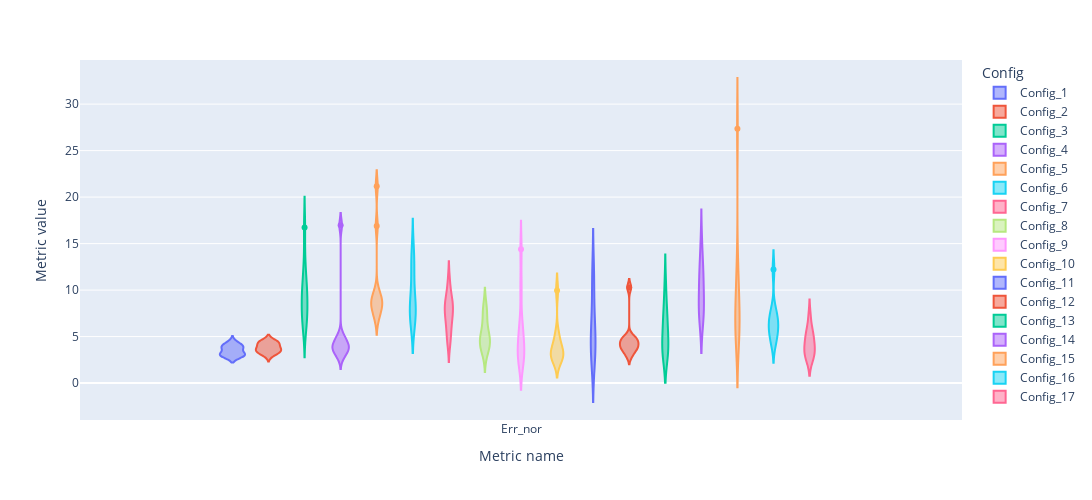

The cell this chart's notebook holds for it:
### Markdown cell above
### All normal

### Code cell
fig = px.violin(nor, y='Metric value', x='Metric name', color='Config', box=False, height=500, width=1200)
fig.show()

### Figure 1 — Plotly figure (JSON) as saved in the notebook; plotly's stock layout.template omitted (floating-point values rounded to 4 significant figures)
{"data": [{"alignmentgroup": "True", "box": {"visible": false}, "hovertemplate": "Config=Config_1<br>Metric name=%{x}<br>Metric value=%{y}<extra></extra>", "legendgroup": "Config_1", "marker": {"color": "#636efa"}, "name": "Config_1", "offsetgroup": "Config_1", "orientation": "v", "scalegroup": "True", "showlegend": true, "type": "violin", "x": ["Err_nor", "Err_nor", "Err_nor", "Err_nor", "Err_nor", "Err_nor", "Err_nor", "Err_nor", "Err_nor", "Err_nor"], "x0": " ", "xaxis": "x", "y": [3.763, 4.097, 3.846, 2.926, 3.01, 4.348, 3.177, 3.846, 3.01, 3.01], "y0": " ", "yaxis": "y"}, {"alignmentgroup": "True", "box": {"visible": false}, "hovertemplate": "Config=Config_2<br>Metric name=%{x}<br>Metric value=%{y}<extra></extra>", "legendgroup": "Config_2", "marker": {"color": "#EF553B"}, "name": "Config_2", "offsetgroup": "Config_2", "orientation": "v", "scalegroup": "True", "showlegend": true, "type": "violin", "x": ["Err_nor", "Err_nor", "Err_nor", "Err_nor", "Err_nor", "Err_nor", "Err_nor", "Err_nor", "Err_nor", "Err_nor"], "x0": " ", "xaxis": "x", "y": [3.344, 3.01, 3.344, 4.348, 3.595, 3.846, 4.515, 4.431, 3.595, 4.097], "y0": " ", "yaxis": "y"}, {"alignmentgroup": "True", "box": {"visible": false}, "hovertemplate": "Config=Config_3<br>Metric name=%{x}<br>Metric value=%{y}<extra></extra>", "legendgroup": "Config_3", "marker": {"color": "#00cc96"}, "name": "Config_3", "offsetgroup": "Config_3", "orientation": "v", "scalegroup": "True", "showlegend": true, "type": "violin", "x": ["Err_nor", "Err_nor", "Err_nor", "Err_nor", "Err_nor", "Err_nor", "Err_nor", "Err_nor", "Err_nor", "Err_nor"], "x0": " ", "xaxis": "x", "y": [9.699, 9.114, 10.79, 16.72, 6.104, 7.525, 7.441, 9.783, 12.79, 6.773], "y0": " ", "yaxis": "y"}, {"alignmentgroup": "True", "box": {"visible": false}, "hovertemplate": "Config=Config_4<br>Metric name=%{x}<br>Metric value=%{y}<extra></extra>", "legendgroup": "Config_4", "marker": {"color": "#ab63fa"}, "name": "Config_4", "offsetgroup": "Config_4", "orientation": "v", "scalegroup": "True", "showlegend": true, "type": "violin", "x": ["Err_nor", "Err_nor", "Err_nor", "Err_nor", "Err_nor", "Err_nor", "Err_nor", "Err_nor", "Err_nor", "Err_nor"], "x0": " ", "xaxis": "x", "y": [3.93, 4.849, 4.181, 16.97, 3.512, 2.843, 3.763, 5.017, 4.013, 3.344], "y0": " ", "yaxis": "y"}, {"alignmentgroup": "True", "box": {"visible": false}, "hovertemplate": "Config=Config_5<br>Metric name=%{x}<br>Metric value=%{y}<extra></extra>", "legendgroup": "Config_5", "marker": {"color": "#FFA15A"}, "name": "Config_5", "offsetgroup": "Config_5", "orientation": "v", "scalegroup": "True", "showlegend": true, "type": "violin", "x": ["Err_nor", "Err_nor", "Err_nor", "Err_nor", "Err_nor", "Err_nor", "Err_nor", "Err_nor", "Err_nor", "Err_nor"], "x0": " ", "xaxis": "x", "y": [16.89, 8.863, 8.11, 21.15, 6.94, 8.528, 9.281, 8.612, 9.866, 7.609], "y0": " ", "yaxis": "y"}, {"alignmentgroup": "True", "box": {"visible": false}, "hovertemplate": "Config=Config_6<br>Metric name=%{x}<br>Metric value=%{y}<extra></extra>", "legendgroup": "Config_6", "marker": {"color": "#19d3f3"}, "name": "Config_6", "offsetgroup": "Config_6", "orientation": "v", "scalegroup": "True", "showlegend": true, "type": "violin", "x": ["Err_nor", "Err_nor", "Err_nor", "Err_nor", "Err_nor", "Err_nor", "Err_nor", "Err_nor", "Err_nor", "Err_nor"], "x0": " ", "xaxis": "x", "y": [10.03, 14.05, 13.13, 7.609, 7.191, 7.358, 12.37, 8.027, 8.528, 6.856], "y0": " ", "yaxis": "y"}, {"alignmentgroup": "True", "box": {"visible": false}, "hovertemplate": "Config=Config_7<br>Metric name=%{x}<br>Metric value=%{y}<extra></extra>", "legendgroup": "Config_7", "marker": {"color": "#FF6692"}, "name": "Config_7", "offsetgroup": "Config_7", "orientation": "v", "scalegroup": "True", "showlegend": true, "type": "violin", "x": ["Err_nor", "Err_nor", "Err_nor", "Err_nor", "Err_nor", "Err_nor", "Err_nor", "Err_nor", "Err_nor", "Err_nor"], "x0": " ", "xaxis": "x", "y": [9.197, 5.1, 4.515, 6.773, 7.692, 6.522, 10.87, 8.779, 8.361, 7.943], "y0": " ", "yaxis": "y"}, {"alignmentgroup": "True", "box": {"visible": false}, "hovertemplate": "Config=Config_8<br>Metric name=%{x}<br>Metric value=%{y}<extra></extra>", "legendgroup": "Config_8", "marker": {"color": "#B6E880"}, "name": "Config_8", "offsetgroup": "Config_8", "orientation": "v", "scalegroup": "True", "showlegend": true, "type": "violin", "x": ["Err_nor", "Err_nor", "Err_nor", "Err_nor", "Err_nor", "Err_nor", "Err_nor", "Err_nor", "Err_nor", "Err_nor"], "x0": " ", "xaxis": "x", "y": [8.11, 5.017, 7.692, 4.181, 4.181, 5.268, 6.522, 3.344, 4.181, 4.515], "y0": " ", "yaxis": "y"}, {"alignmentgroup": "True", "box": {"visible": false}, "hovertemplate": "Config=Config_9<br>Metric name=%{x}<br>Metric value=%{y}<extra></extra>", "legendgroup": "Config_9", "marker": {"color": "#FF97FF"}, "name": "Config_9", "offsetgroup": "Config_9", "orientation": "v", "scalegroup": "True", "showlegend": true, "type": "violin", "x": ["Err_nor", "Err_nor", "Err_nor", "Err_nor", "Err_nor", "Err_nor", "Err_nor", "Err_nor", "Err_nor", "Err_nor"], "x0": " ", "xaxis": "x", "y": [3.512, 3.094, 2.759, 5.853, 2.341, 6.187, 14.38, 4.766, 10.28, 3.261], "y0": " ", "yaxis": "y"}, {"alignmentgroup": "True", "box": {"visible": false}, "hovertemplate": "Config=Config_10<br>Metric name=%{x}<br>Metric value=%{y}<extra></extra>", "legendgroup": "Config_10", "marker": {"color": "#FECB52"}, "name": "Config_10", "offsetgroup": "Config_10", "orientation": "v", "scalegroup": "True", "showlegend": true, "type": "violin", "x": ["Err_nor", "Err_nor", "Err_nor", "Err_nor", "Err_nor", "Err_nor", "Err_nor", "Err_nor", "Err_nor", "Err_nor"], "x0": " ", "xaxis": "x", "y": [9.95, 2.843, 2.425, 3.595, 3.261, 5.268, 2.843, 4.682, 2.843, 3.595], "y0": " ", "yaxis": "y"}, {"alignmentgroup": "True", "box": {"visible": false}, "hovertemplate": "Config=Config_11<br>Metric name=%{x}<br>Metric value=%{y}<extra></extra>", "legendgroup": "Config_11", "marker": {"color": "#636efa"}, "name": "Config_11", "offsetgroup": "Config_11", "orientation": "v", "scalegroup": "True", "showlegend": true, "type": "violin", "x": ["Err_nor", "Err_nor", "Err_nor", "Err_nor", "Err_nor", "Err_nor", "Err_nor", "Err_nor", "Err_nor", "Err_nor"], "x0": " ", "xaxis": "x", "y": [4.515, 8.696, 6.02, 3.01, 2.508, 6.02, 3.846, 11.29, 12.04, 3.846], "y0": " ", "yaxis": "y"}, {"alignmentgroup": "True", "box": {"visible": false}, "hovertemplate": "Config=Config_12<br>Metric name=%{x}<br>Metric value=%{y}<extra></extra>", "legendgroup": "Config_12", "marker": {"color": "#EF553B"}, "name": "Config_12", "offsetgroup": "Config_12", "orientation": "v", "scalegroup": "True", "showlegend": true, "type": "violin", "x": ["Err_nor", "Err_nor", "Err_nor", "Err_nor", "Err_nor", "Err_nor", "Err_nor", "Err_nor", "Err_nor", "Err_nor"], "x0": " ", "xaxis": "x", "y": [4.348, 5.017, 3.846, 4.097, 3.763, 3.428, 4.682, 4.682, 2.926, 10.28], "y0": " ", "yaxis": "y"}, {"alignmentgroup": "True", "box": {"visible": false}, "hovertemplate": "Config=Config_13<br>Metric name=%{x}<br>Metric value=%{y}<extra></extra>", "legendgroup": "Config_13", "marker": {"color": "#00cc96"}, "name": "Config_13", "offsetgroup": "Config_13", "orientation": "v", "scalegroup": "True", "showlegend": true, "type": "violin", "x": ["Err_nor", "Err_nor", "Err_nor", "Err_nor", "Err_nor", "Err_nor", "Err_nor", "Err_nor", "Err_nor", "Err_nor"], "x0": " ", "xaxis": "x", "y": [10.54, 8.278, 6.02, 7.191, 6.187, 4.348, 3.344, 3.595, 3.344, 3.428], "y0": " ", "yaxis": "y"}, {"alignmentgroup": "True", "box": {"visible": false}, "hovertemplate": "Config=Config_14<br>Metric name=%{x}<br>Metric value=%{y}<extra></extra>", "legendgroup": "Config_14", "marker": {"color": "#ab63fa"}, "name": "Config_14", "offsetgroup": "Config_14", "orientation": "v", "scalegroup": "True", "showlegend": true, "type": "violin", "x": ["Err_nor", "Err_nor", "Err_nor", "Err_nor", "Err_nor", "Err_nor", "Err_nor", "Err_nor", "Err_nor", "Err_nor"], "x0": " ", "xaxis": "x", "y": [11.37, 11.87, 10.12, 8.445, 7.692, 15.05, 12.71, 6.856, 6.94, 8.946], "y0": " ", "yaxis": "y"}, {"alignmentgroup": "True", "box": {"visible": false}, "hovertemplate": "Config=Config_15<br>Metric name=%{x}<br>Metric value=%{y}<extra></extra>", "legendgroup": "Config_15", "marker": {"color": "#FFA15A"}, "name": "Config_15", "offsetgroup": "Config_15", "orientation": "v", "scalegroup": "True", "showlegend": true, "type": "violin", "x": ["Err_nor", "Err_nor", "Err_nor", "Err_nor", "Err_nor", "Err_nor", "Err_nor", "Err_nor", "Err_nor", "Err_nor"], "x0": " ", "xaxis": "x", "y": [5.017, 5.936, 8.612, 5.518, 11.62, 11.45, 27.34, 6.773, 6.187, 7.692], "y0": " ", "yaxis": "y"}, {"alignmentgroup": "True", "box": {"visible": false}, "hovertemplate": "Config=Config_16<br>Metric name=%{x}<br>Metric value=%{y}<extra></extra>", "legendgroup": "Config_16", "marker": {"color": "#19d3f3"}, "name": "Config_16", "offsetgroup": "Config_16", "orientation": "v", "scalegroup": "True", "showlegend": true, "type": "violin", "x": ["Err_nor", "Err_nor", "Err_nor", "Err_nor", "Err_nor", "Err_nor", "Err_nor", "Err_nor", "Err_nor", "Err_nor"], "x0": " ", "xaxis": "x", "y": [7.358, 6.187, 6.02, 4.682, 7.943, 5.268, 7.023, 4.264, 6.187, 12.21], "y0": " ", "yaxis": "y"}, {"alignmentgroup": "True", "box": {"visible": false}, "hovertemplate": "Config=Config_17<br>Metric name=%{x}<br>Metric value=%{y}<extra></extra>", "legendgroup": "Config_17", "marker": {"color": "#FF6692"}, "name": "Config_17", "offsetgroup": "Config_17", "orientation": "v", "scalegroup": "True", "showlegend": true, "type": "violin", "x": ["Err_nor", "Err_nor", "Err_nor", "Err_nor", "Err_nor", "Err_nor", "Err_nor", "Err_nor", "Err_nor", "Err_nor"], "x0": " ", "xaxis": "x", "y": [2.676, 2.926, 5.351, 4.097, 3.679, 5.351, 5.017, 2.926, 3.763, 7.107], "y0": " ", "yaxis": "y"}], "layout": {"height": 500, "legend": {"title": {"text": "Config"}, "tracegroupgap": 0}, "margin": {"t": 60}, "violinmode": "group", "width": 1200, "xaxis": {"anchor": "y", "domain": [0, 1], "title": {"text": "Metric name"}}, "yaxis": {"anchor": "x", "domain": [0, 1], "title": {"text": "Metric value"}}}}
